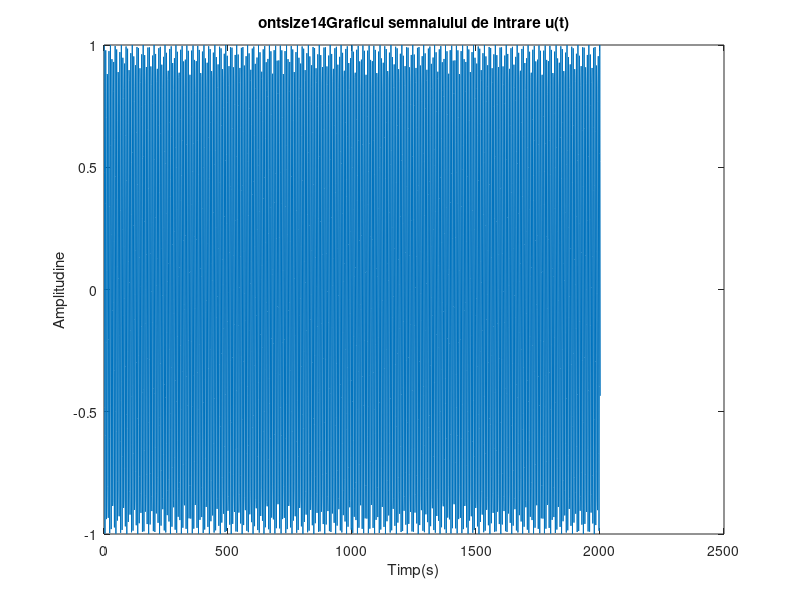

Write MATLAB code to recreate this figure.
% CONSTANTIN MIHAI - 321CD

t = -10 : 0.01 : 10;        % domeniul de definitie al semnalului armonic
u = cos(100 * t + pi/3);    % semnalul armonic

% graficul semnalului de intrare
plot(u);
title("\fontsize{14}Graficul semnalului de intrare u(t)")
xlabel("Timp(s)");
ylabel("Amplitudine");

k = 20 : 40: 100; % valorile pentru care studiem evolutia sistemului

for i = 1 : length(k)
   
   h = exp(-k(i) * t);   % functia pondere
   y = conv(u, h);       % semnalul de iesire
   
   % graficul semnalului de iesire
   figure;
   plot(y);
   title("\fontsize{14}Graficul semnalului de iesire y(t) pentru k = " + k(i));
   xlabel("Timp(s)");
   ylabel("Amplitudine");
   
end